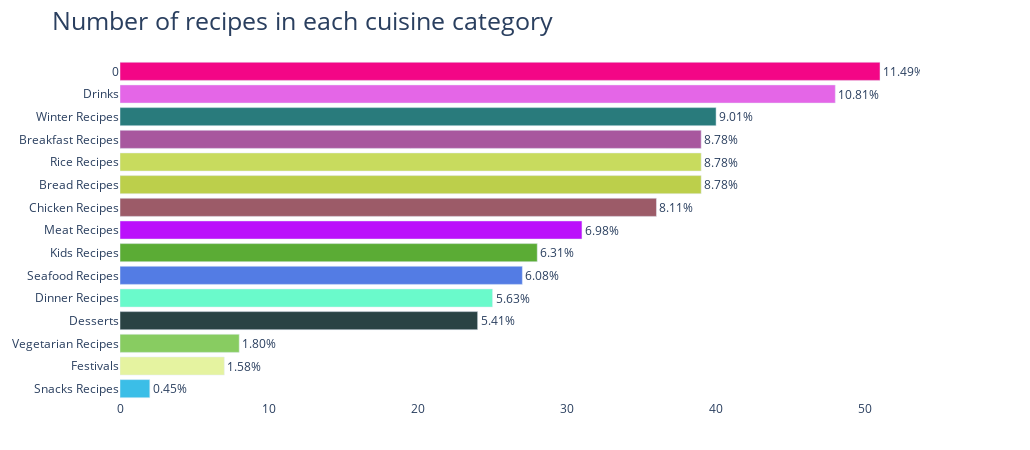

Notebook code for this chart:
### Code cell
trace = go.Bar(
            x=data1.pages.value_counts().values[::-1],
            y= [i for i in data1.pages.value_counts().index][::-1],
            text =labelpercents[::-1],  textposition = 'outside', 
            orientation = 'h',marker = dict(color = random_colours(20)))
layout = go.Layout(title='Number of recipes in each cuisine category',
                   titlefont = dict(size = 25),
                   width=1030, height=450, 
                   plot_bgcolor = 'rgba(0,0,0,0)',
                   
                   margin=dict(l=75,r=110,b=50,t=60),
                   )
data = [trace]
fig = dict(data=data, layout=layout)
iplot(fig, filename='horizontal-bar')

### Figure 1 — Plotly figure (JSON) as saved in the notebook; plotly's stock layout.template omitted (floating-point values rounded to 4 significant figures)
{"data": [{"marker": {"color": ["#3BBEE7", "#E5F3A0", "#88CC61", "#2A4344", "#6AFACB", "#537CE4", "#5BAC35", "#BB10FB", "#9C5B68", "#BCCF4B", "#C8DB5E", "#A8579E", "#297B7C", "#E466E7", "#F30686", "#28E83F", "#11F2BB", "#3F5D47", "#3FF9A8", "#2382AB"]}, "orientation": "h", "text": ["0.45%", "1.58%", "1.80%", "5.41%", "5.63%", "6.08%", "6.31%", "6.98%", "8.11%", "8.78%", "8.78%", "8.78%", "9.01%", "10.81%", "11.49%"], "textposition": "outside", "type": "bar", "x": [2, 7, 8, 24, 25, 27, 28, 31, 36, 39, 39, 39, 40, 48, 51], "y": ["Snacks Recipes", "Festivals", "Vegetarian Recipes", "Desserts", "Dinner Recipes", "Seafood Recipes", "Kids Recipes", "Meat Recipes", "Chicken Recipes", "Bread Recipes", "Rice Recipes", "Breakfast Recipes", "Winter Recipes", "Drinks", 0]}], "layout": {"height": 450, "margin": {"b": 50, "l": 75, "r": 110, "t": 60}, "plot_bgcolor": "rgba(0,0,0,0)", "title": {"font": {"size": 25}, "text": "Number of recipes in each cuisine category"}, "width": 1030}}
